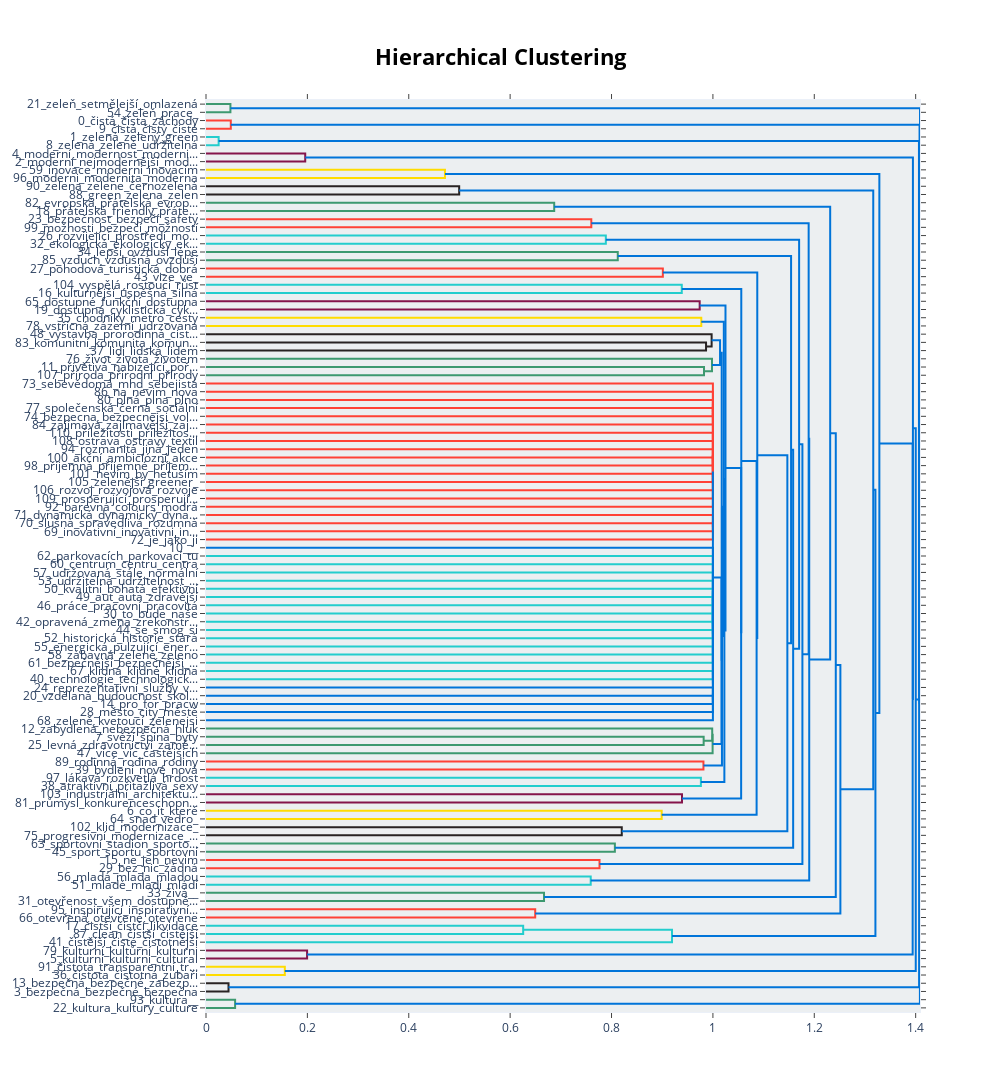

Source (notebook cell):
### Code cell
word_model.visualize_hierarchy()

### Figure 1 — Plotly figure (JSON) as saved in the notebook; plotly's stock layout.template omitted (floating-point values rounded to 4 significant figures)
{"data": [{"hoverinfo": "text", "marker": {"color": "rgb(61,153,112)"}, "mode": "lines", "type": "scatter", "x": [0, 0.04817, 0.04817, 0], "xaxis": "x", "y": [-5, -5, -15, -15], "yaxis": "y"}, {"hoverinfo": "text", "marker": {"color": "rgb(255,65,54)"}, "mode": "lines", "type": "scatter", "x": [0, 0.04892, 0.04892, 0], "xaxis": "x", "y": [-25, -25, -35, -35], "yaxis": "y"}, {"hoverinfo": "text", "marker": {"color": "rgb(35,205,205)"}, "mode": "lines", "type": "scatter", "x": [0, 0.02493, 0.02493, 0], "xaxis": "x", "y": [-45, -45, -55, -55], "yaxis": "y"}, {"hoverinfo": "text", "marker": {"color": "rgb(133,20,75)"}, "mode": "lines", "type": "scatter", "x": [0, 0.1957, 0.1957, 0], "xaxis": "x", "y": [-65, -65, -75, -75], "yaxis": "y"}, {"hoverinfo": "text", "marker": {"color": "rgb(255,220,0)"}, "mode": "lines", "type": "scatter", "x": [0, 0.4714, 0.4714, 0], "xaxis": "x", "y": [-85, -85, -95, -95], "yaxis": "y"}, {"hoverinfo": "text", "marker": {"color": "rgb(40,35,35)"}, "mode": "lines", "type": "scatter", "x": [0, 0.4995, 0.4995, 0], "xaxis": "x", "y": [-105, -105, -115, -115], "yaxis": "y"}, {"hoverinfo": "text", "marker": {"color": "rgb(61,153,112)"}, "mode": "lines", "type": "scatter", "x": [0, 0.6869, 0.6869, 0], "xaxis": "x", "y": [-125, -125, -135, -135], "yaxis": "y"}, {"hoverinfo": "text", "marker": {"color": "rgb(255,65,54)"}, "mode": "lines", "type": "scatter", "x": [0, 0.7601, 0.7601, 0], "xaxis": "x", "y": [-145, -145, -155, -155], "yaxis": "y"}, {"hoverinfo": "text", "marker": {"color": "rgb(35,205,205)"}, "mode": "lines", "type": "scatter", "x": [0, 0.7888, 0.7888, 0], "xaxis": "x", "y": [-165, -165, -175, -175], "yaxis": "y"}, {"hoverinfo": "text", "marker": {"color": "rgb(61,153,112)"}, "mode": "lines", "type": "scatter", "x": [0, 0.8123, 0.8123, 0], "xaxis": "x", "y": [-185, -185, -195, -195], "yaxis": "y"}, {"hoverinfo": "text", "marker": {"color": "rgb(255,65,54)"}, "mode": "lines", "type": "scatter", "x": [0, 0.9013, 0.9013, 0], "xaxis": "x", "y": [-205, -205, -215, -215], "yaxis": "y"}, {"hoverinfo": "text", "marker": {"color": "rgb(35,205,205)"}, "mode": "lines", "type": "scatter", "x": [0, 0.9386, 0.9386, 0], "xaxis": "x", "y": [-225, -225, -235, -235], "yaxis": "y"}, {"hoverinfo": "text", "marker": {"color": "rgb(133,20,75)"}, "mode": "lines", "type": "scatter", "x": [0, 0.9739, 0.9739, 0], "xaxis": "x", "y": [-245, -245, -255, -255], "yaxis": "y"}, {"hoverinfo": "text", "marker": {"color": "rgb(255,220,0)"}, "mode": "lines", "type": "scatter", "x": [0, 0.9771, 0.9771, 0], "xaxis": "x", "y": [-265, -265, -275, -275], "yaxis": "y"}, {"hoverinfo": "text", "marker": {"color": "rgb(40,35,35)"}, "mode": "lines", "type": "scatter", "x": [0, 0.9865, 0.9865, 0], "xaxis": "x", "y": [-295, -295, -305, -305], "yaxis": "y"}, {"hoverinfo": "text", "marker": {"color": "rgb(40,35,35)"}, "mode": "lines", "type": "scatter", "x": [0, 0.9975, 0.9975, 0.9865], "xaxis": "x", "y": [-285, -285, -300, -300], "yaxis": "y"}, {"hoverinfo": "text", "marker": {"color": "rgb(61,153,112)"}, "mode": "lines", "type": "scatter", "x": [0, 0.9825, 0.9825, 0], "xaxis": "x", "y": [-325, -325, -335, -335], "yaxis": "y"}, {"hoverinfo": "text", "marker": {"color": "rgb(61,153,112)"}, "mode": "lines", "type": "scatter", "x": [0, 0.9982, 0.9982, 0.9825], "xaxis": "x", "y": [-315, -315, -330, -330], "yaxis": "y"}, {"hoverinfo": "text", "marker": {"color": "rgb(0,116,217)"}, "mode": "lines", "type": "scatter", "x": [0.9975, 1.014, 1.014, 0.9982], "xaxis": "x", "y": [-292.5, -292.5, -322.5, -322.5], "yaxis": "y"}, {"hoverinfo": "text", "marker": {"color": "rgb(255,65,54)"}, "mode": "lines", "type": "scatter", "x": [0, 1.0, 1.0, 0], "xaxis": "x", "y": [-375, -375, -385, -385], "yaxis": "y"}, {"hoverinfo": "text", "marker": {"color": "rgb(255,65,54)"}, "mode": "lines", "type": "scatter", "x": [0, 1.0, 1.0, 1.0], "xaxis": "x", "y": [-365, -365, -380, -380], "yaxis": "y"}, {"hoverinfo": "text", "marker": {"color": "rgb(255,65,54)"}, "mode": "lines", "type": "scatter", "x": [1.0, 1.0, 1.0, 0], "xaxis": "x", "y": [-372.5, -372.5, -395, -395], "yaxis": "y"}, {"hoverinfo": "text", "marker": {"color": "rgb(255,65,54)"}, "mode": "lines", "type": "scatter", "x": [0, 1.0, 1.0, 1.0], "xaxis": "x", "y": [-355, -355, -383.8, -383.8], "yaxis": "y"}, {"hoverinfo": "text", "marker": {"color": "rgb(255,65,54)"}, "mode": "lines", "type": "scatter", "x": [0, 1.0, 1.0, 0], "xaxis": "x", "y": [-435, -435, -445, -445], "yaxis": "y"}, {"hoverinfo": "text", "marker": {"color": "rgb(255,65,54)"}, "mode": "lines", "type": "scatter", "x": [0, 1.0, 1.0, 1.0], "xaxis": "x", "y": [-425, -425, -440, -440], "yaxis": "y"}, {"hoverinfo": "text", "marker": {"color": "rgb(255,65,54)"}, "mode": "lines", "type": "scatter", "x": [0, 1.0, 1.0, 0], "xaxis": "x", "y": [-455, -455, -465, -465], "yaxis": "y"}, {"hoverinfo": "text", "marker": {"color": "rgb(255,65,54)"}, "mode": "lines", "type": "scatter", "x": [1.0, 1.0, 1.0, 0], "xaxis": "x", "y": [-460, -460, -475, -475], "yaxis": "y"}, {"hoverinfo": "text", "marker": {"color": "rgb(255,65,54)"}, "mode": "lines", "type": "scatter", "x": [1.0, 1.0, 1.0, 1.0], "xaxis": "x", "y": [-432.5, -432.5, -467.5, -467.5], "yaxis": "y"}, {"hoverinfo": "text", "marker": {"color": "rgb(255,65,54)"}, "mode": "lines", "type": "scatter", "x": [0, 1.0, 1.0, 1.0], "xaxis": "x", "y": [-415, -415, -450, -450], "yaxis": "y"}, {"hoverinfo": "text", "marker": {"color": "rgb(255,65,54)"}, "mode": "lines", "type": "scatter", "x": [1.0, 1.0, 1.0, 0], "xaxis": "x", "y": [-432.5, -432.5, -485, -485], "yaxis": "y"}, {"hoverinfo": "text", "marker": {"color": "rgb(255,65,54)"}, "mode": "lines", "type": "scatter", "x": [0, 1.0, 1.0, 1.0], "xaxis": "x", "y": [-405, -405, -458.8, -458.8], "yaxis": "y"}, {"hoverinfo": "text", "marker": {"color": "rgb(255,65,54)"}, "mode": "lines", "type": "scatter", "x": [1.0, 1.0, 1.0, 0], "xaxis": "x", "y": [-431.9, -431.9, -495, -495], "yaxis": "y"}, {"hoverinfo": "text", "marker": {"color": "rgb(255,65,54)"}, "mode": "lines", "type": "scatter", "x": [1.0, 1.0, 1.0, 1.0], "xaxis": "x", "y": [-369.4, -369.4, -463.4, -463.4], "yaxis": "y"}, {"hoverinfo": "text", "marker": {"color": "rgb(255,65,54)"}, "mode": "lines", "type": "scatter", "x": [0, 1.0, 1.0, 1.0], "xaxis": "x", "y": [-345, -345, -416.4, -416.4], "yaxis": "y"}, {"hoverinfo": "text", "marker": {"color": "rgb(255,65,54)"}, "mode": "lines", "type": "scatter", "x": [0, 1.0, 1.0, 0], "xaxis": "x", "y": [-515, -515, -525, -525], "yaxis": "y"}, {"hoverinfo": "text", "marker": {"color": "rgb(255,65,54)"}, "mode": "lines", "type": "scatter", "x": [0, 1.0, 1.0, 1.0], "xaxis": "x", "y": [-505, -505, -520, -520], "yaxis": "y"}, {"hoverinfo": "text", "marker": {"color": "rgb(255,65,54)"}, "mode": "lines", "type": "scatter", "x": [1.0, 1.0, 1.0, 0], "xaxis": "x", "y": [-512.5, -512.5, -535, -535], "yaxis": "y"}, {"hoverinfo": "text", "marker": {"color": "rgb(255,65,54)"}, "mode": "lines", "type": "scatter", "x": [1.0, 1.0, 1.0, 1.0], "xaxis": "x", "y": [-380.7, -380.7, -523.8, -523.8], "yaxis": "y"}, {"hoverinfo": "text", "marker": {"color": "rgb(35,205,205)"}, "mode": "lines", "type": "scatter", "x": [0, 1.0, 1.0, 0], "xaxis": "x", "y": [-605, -605, -615, -615], "yaxis": "y"}, {"hoverinfo": "text", "marker": {"color": "rgb(35,205,205)"}, "mode": "lines", "type": "scatter", "x": [0, 1.0, 1.0, 1.0], "xaxis": "x", "y": [-595, -595, -610, -610], "yaxis": "y"}, {"hoverinfo": "text", "marker": {"color": "rgb(35,205,205)"}, "mode": "lines", "type": "scatter", "x": [0, 1.0, 1.0, 0], "xaxis": "x", "y": [-625, -625, -635, -635], "yaxis": "y"}, {"hoverinfo": "text", "marker": {"color": "rgb(35,205,205)"}, "mode": "lines", "type": "scatter", "x": [1.0, 1.0, 1.0, 0], "xaxis": "x", "y": [-630, -630, -645, -645], "yaxis": "y"}, {"hoverinfo": "text", "marker": {"color": "rgb(35,205,205)"}, "mode": "lines", "type": "scatter", "x": [1.0, 1.0, 1.0, 1.0], "xaxis": "x", "y": [-602.5, -602.5, -637.5, -637.5], "yaxis": "y"}, {"hoverinfo": "text", "marker": {"color": "rgb(35,205,205)"}, "mode": "lines", "type": "scatter", "x": [1.0, 1.0, 1.0, 0], "xaxis": "x", "y": [-620, -620, -655, -655], "yaxis": "y"}, {"hoverinfo": "text", "marker": {"color": "rgb(35,205,205)"}, "mode": "lines", "type": "scatter", "x": [0, 1.0, 1.0, 1.0], "xaxis": "x", "y": [-585, -585, -637.5, -637.5], "yaxis": "y"}, {"hoverinfo": "text", "marker": {"color": "rgb(35,205,205)"}, "mode": "lines", "type": "scatter", "x": [1.0, 1.0, 1.0, 0], "xaxis": "x", "y": [-611.2, -611.2, -665, -665], "yaxis": "y"}, {"hoverinfo": "text", "marker": {"color": "rgb(35,205,205)"}, "mode": "lines", "type": "scatter", "x": [0, 1.0, 1.0, 1.0], "xaxis": "x", "y": [-575, -575, -638.1, -638.1], "yaxis": "y"}, {"hoverinfo": "text", "marker": {"color": "rgb(35,205,205)"}, "mode": "lines", "type": "scatter", "x": [1.0, 1.0, 1.0, 0], "xaxis": "x", "y": [-606.6, -606.6, -675, -675], "yaxis": "y"}, {"hoverinfo": "text", "marker": {"color": "rgb(35,205,205)"}, "mode": "lines", "type": "scatter", "x": [0, 1.0, 1.0, 1.0], "xaxis": "x", "y": [-565, -565, -640.8, -640.8], "yaxis": "y"}, {"hoverinfo": "text", "marker": {"color": "rgb(35,205,205)"}, "mode": "lines", "type": "scatter", "x": [1.0, 1.0, 1.0, 0], "xaxis": "x", "y": [-602.9, -602.9, -685, -685], "yaxis": "y"}, {"hoverinfo": "text", "marker": {"color": "rgb(35,205,205)"}, "mode": "lines", "type": "scatter", "x": [0, 1.0, 1.0, 1.0], "xaxis": "x", "y": [-555, -555, -643.9, -643.9], "yaxis": "y"}, {"hoverinfo": "text", "marker": {"color": "rgb(35,205,205)"}, "mode": "lines", "type": "scatter", "x": [0, 1.0, 1.0, 0], "xaxis": "x", "y": [-695, -695, -705, -705], "yaxis": "y"}, {"hoverinfo": "text", "marker": {"color": "rgb(35,205,205)"}, "mode": "lines", "type": "scatter", "x": [1.0, 1.0, 1.0, 1.0], "xaxis": "x", "y": [-599.5, -599.5, -700, -700], "yaxis": "y"}, {"hoverinfo": "text", "marker": {"color": "rgb(0,116,217)"}, "mode": "lines", "type": "scatter", "x": [0, 1, 1, 1.0], "xaxis": "x", "y": [-545, -545, -649.7, -649.7], "yaxis": "y"}, {"hoverinfo": "text", "marker": {"color": "rgb(0,116,217)"}, "mode": "lines", "type": "scatter", "x": [0, 1, 1, 0], "xaxis": "x", "y": [-725, -725, -735, -735], "yaxis": "y"}, {"hoverinfo": "text", "marker": {"color": "rgb(0,116,217)"}, "mode": "lines", "type": "scatter", "x": [0, 1, 1, 1], "xaxis": "x", "y": [-715, -715, -730, -730], "yaxis": "y"}, {"hoverinfo": "text", "marker": {"color": "rgb(0,116,217)"}, "mode": "lines", "type": "scatter", "x": [1, 1, 1, 0], "xaxis": "x", "y": [-722.5, -722.5, -745, -745], "yaxis": "y"}, {"hoverinfo": "text", "marker": {"color": "rgb(0,116,217)"}, "mode": "lines", "type": "scatter", "x": [1, 1, 1, 1], "xaxis": "x", "y": [-597.4, -597.4, -733.8, -733.8], "yaxis": "y"}, {"hoverinfo": "text", "marker": {"color": "rgb(0,116,217)"}, "mode": "lines", "type": "scatter", "x": [1, 1, 1, 0], "xaxis": "x", "y": [-665.6, -665.6, -755, -755], "yaxis": "y"}, {"hoverinfo": "text", "marker": {"color": "rgb(0,116,217)"}, "mode": "lines", "type": "scatter", "x": [1.0, 1, 1, 1], "xaxis": "x", "y": [-452.2, -452.2, -710.3, -710.3], "yaxis": "y"}, {"hoverinfo": "text", "marker": {"color": "rgb(61,153,112)"}, "mode": "lines", "type": "scatter", "x": [0, 0.9818, 0.9818, 0], "xaxis": "x", "y": [-775, -775, -785, -785], "yaxis": "y"}, {"hoverinfo": "text", "marker": {"color": "rgb(61,153,112)"}, "mode": "lines", "type": "scatter", "x": [0, 0.9986, 0.9986, 0.9818], "xaxis": "x", "y": [-765, -765, -780, -780], "yaxis": "y"}, {"hoverinfo": "text", "marker": {"color": "rgb(61,153,112)"}, "mode": "lines", "type": "scatter", "x": [0.9986, 0.9994, 0.9994, 0], "xaxis": "x", "y": [-772.5, -772.5, -795, -795], "yaxis": "y"}, {"hoverinfo": "text", "marker": {"color": "rgb(0,116,217)"}, "mode": "lines", "type": "scatter", "x": [1, 1.017, 1.017, 0.9994], "xaxis": "x", "y": [-581.3, -581.3, -783.8, -783.8], "yaxis": "y"}, {"hoverinfo": "text", "marker": {"color": "rgb(0,116,217)"}, "mode": "lines", "type": "scatter", "x": [1.014, 1.017, 1.017, 1.017], "xaxis": "x", "y": [-307.5, -307.5, -682.5, -682.5], "yaxis": "y"}, {"hoverinfo": "text", "marker": {"color": "rgb(255,65,54)"}, "mode": "lines", "type": "scatter", "x": [0, 0.9814, 0.9814, 0], "xaxis": "x", "y": [-805, -805, -815, -815], "yaxis": "y"}, {"hoverinfo": "text", "marker": {"color": "rgb(0,116,217)"}, "mode": "lines", "type": "scatter", "x": [1.017, 1.018, 1.018, 0.9814], "xaxis": "x", "y": [-495.0, -495.0, -810, -810], "yaxis": "y"}, {"hoverinfo": "text", "marker": {"color": "rgb(0,116,217)"}, "mode": "lines", "type": "scatter", "x": [0.9771, 1.022, 1.022, 1.018], "xaxis": "x", "y": [-270, -270, -652.5, -652.5], "yaxis": "y"}, {"hoverinfo": "text", "marker": {"color": "rgb(35,205,205)"}, "mode": "lines", "type": "scatter", "x": [0, 0.9763, 0.9763, 0], "xaxis": "x", "y": [-825, -825, -835, -835], "yaxis": "y"}, {"hoverinfo": "text", "marker": {"color": "rgb(0,116,217)"}, "mode": "lines", "type": "scatter", "x": [1.022, 1.023, 1.023, 0.9763], "xaxis": "x", "y": [-461.3, -461.3, -830, -830], "yaxis": "y"}, {"hoverinfo": "text", "marker": {"color": "rgb(0,116,217)"}, "mode": "lines", "type": "scatter", "x": [0.9739, 1.025, 1.025, 1.023], "xaxis": "x", "y": [-250, -250, -645.6, -645.6], "yaxis": "y"}, {"hoverinfo": "text", "marker": {"color": "rgb(133,20,75)"}, "mode": "lines", "type": "scatter", "x": [0, 0.939, 0.939, 0], "xaxis": "x", "y": [-845, -845, -855, -855], "yaxis": "y"}, {"hoverinfo": "text", "marker": {"color": "rgb(0,116,217)"}, "mode": "lines", "type": "scatter", "x": [1.025, 1.056, 1.056, 0.939], "xaxis": "x", "y": [-447.8, -447.8, -850, -850], "yaxis": "y"}, {"hoverinfo": "text", "marker": {"color": "rgb(0,116,217)"}, "mode": "lines", "type": "scatter", "x": [0.9386, 1.056, 1.056, 1.056], "xaxis": "x", "y": [-230, -230, -648.9, -648.9], "yaxis": "y"}, {"hoverinfo": "text", "marker": {"color": "rgb(255,220,0)"}, "mode": "lines", "type": "scatter", "x": [0, 0.899, 0.899, 0], "xaxis": "x", "y": [-865, -865, -875, -875], "yaxis": "y"}, {"hoverinfo": "text", "marker": {"color": "rgb(0,116,217)"}, "mode": "lines", "type": "scatter", "x": [1.056, 1.086, 1.086, 0.899], "xaxis": "x", "y": [-439.5, -439.5, -870, -870], "yaxis": "y"}, {"hoverinfo": "text", "marker": {"color": "rgb(0,116,217)"}, "mode": "lines", "type": "scatter", "x": [0.9013, 1.088, 1.088, 1.086], "xaxis": "x", "y": [-210, -210, -654.7, -654.7], "yaxis": "y"}, {"hoverinfo": "text", "marker": {"color": "rgb(40,35,35)"}, "mode": "lines", "type": "scatter", "x": [0, 0.8202, 0.8202, 0], "xaxis": "x", "y": [-885, -885, -895, -895], "yaxis": "y"}, {"hoverinfo": "text", "marker": {"color": "rgb(0,116,217)"}, "mode": "lines", "type": "scatter", "x": [1.088, 1.147, 1.147, 0.8202], "xaxis": "x", "y": [-432.4, -432.4, -890, -890], "yaxis": "y"}, {"hoverinfo": "text", "marker": {"color": "rgb(0,116,217)"}, "mode": "lines", "type": "scatter", "x": [0.8123, 1.154, 1.154, 1.147], "xaxis": "x", "y": [-190, -190, -661.2, -661.2], "yaxis": "y"}, {"hoverinfo": "text", "marker": {"color": "rgb(61,153,112)"}, "mode": "lines", "type": "scatter", "x": [0, 0.8066, 0.8066, 0], "xaxis": "x", "y": [-905, -905, -915, -915], "yaxis": "y"}, {"hoverinfo": "text", "marker": {"color": "rgb(0,116,217)"}, "mode": "lines", "type": "scatter", "x": [1.154, 1.158, 1.158, 0.8066], "xaxis": "x", "y": [-425.6, -425.6, -910, -910], "yaxis": "y"}, {"hoverinfo": "text", "marker": {"color": "rgb(0,116,217)"}, "mode": "lines", "type": "scatter", "x": [0.7888, 1.17, 1.17, 1.158], "xaxis": "x", "y": [-170, -170, -667.8, -667.8], "yaxis": "y"}, {"hoverinfo": "text", "marker": {"color": "rgb(255,65,54)"}, "mode": "lines", "type": "scatter", "x": [0, 0.7763, 0.7763, 0], "xaxis": "x", "y": [-925, -925, -935, -935], "yaxis": "y"}, {"hoverinfo": "text", "marker": {"color": "rgb(0,116,217)"}, "mode": "lines", "type": "scatter", "x": [1.17, 1.177, 1.177, 0.7763], "xaxis": "x", "y": [-418.9, -418.9, -930, -930], "yaxis": "y"}, {"hoverinfo": "text", "marker": {"color": "rgb(0,116,217)"}, "mode": "lines", "type": "scatter", "x": [0.7601, 1.189, 1.189, 1.177], "xaxis": "x", "y": [-150, -150, -674.4, -674.4], "yaxis": "y"}, {"hoverinfo": "text", "marker": {"color": "rgb(35,205,205)"}, "mode": "lines", "type": "scatter", "x": [0, 0.759, 0.759, 0], "xaxis": "x", "y": [-945, -945, -955, -955], "yaxis": "y"}, {"hoverinfo": "text", "marker": {"color": "rgb(0,116,217)"}, "mode": "lines", "type": "scatter", "x": [1.189, 1.19, 1.19, 0.759], "xaxis": "x", "y": [-412.2, -412.2, -950, -950], "yaxis": "y"}, {"hoverinfo": "text", "marker": {"color": "rgb(0,116,217)"}, "mode": "lines", "type": "scatter", "x": [0.6869, 1.231, 1.231, 1.19], "xaxis": "x", "y": [-130, -130, -681.1, -681.1], "yaxis": "y"}, {"hoverinfo": "text", "marker": {"color": "rgb(61,153,112)"}, "mode": "lines", "type": "scatter", "x": [0, 0.6668, 0.6668, 0], "xaxis": "x", "y": [-965, -965, -975, -975], "yaxis": "y"}, {"hoverinfo": "text", "marker": {"color": "rgb(0,116,217)"}, "mode": "lines", "type": "scatter", "x": [1.231, 1.242, 1.242, 0.6668], "xaxis": "x", "y": [-405.6, -405.6, -970, -970], "yaxis": "y"}, {"hoverinfo": "text", "marker": {"color": "rgb(255,65,54)"}, "mode": "lines", "type": "scatter", "x": [0, 0.6494, 0.6494, 0], "xaxis": "x", "y": [-985, -985, -995, -995], "yaxis": "y"}, {"hoverinfo": "text", "marker": {"color": "rgb(0,116,217)"}, "mode": "lines", "type": "scatter", "x": [1.242, 1.251, 1.251, 0.6494], "xaxis": "x", "y": [-687.8, -687.8, -990, -990], "yaxis": "y"}, {"hoverinfo": "text", "marker": {"color": "rgb(0,116,217)"}, "mode": "lines", "type": "scatter", "x": [0.4995, 1.316, 1.316, 1.251], "xaxis": "x", "y": [-110, -110, -838.9, -838.9], "yaxis": "y"}, {"hoverinfo": "text", "marker": {"color": "rgb(35,205,205)"}, "mode": "lines", "type": "scatter", "x": [0, 0.6257, 0.6257, 0], "xaxis": "x", "y": [-1005, -1005, -1015, -1015], "yaxis": "y"}, {"hoverinfo": "text", "marker": {"color": "rgb(35,205,205)"}, "mode": "lines", "type": "scatter", "x": [0.6257, 0.9193, 0.9193, 0], "xaxis": "x", "y": [-1010, -1010, -1025, -1025], "yaxis": "y"}, {"hoverinfo": "text", "marker": {"color": "rgb(0,116,217)"}, "mode": "lines", "type": "scatter", "x": [1.316, 1.321, 1.321, 0.9193], "xaxis": "x", "y": [-474.4, -474.4, -1018.0, -1018.0], "yaxis": "y"}, {"hoverinfo": "text", "marker": {"color": "rgb(0,116,217)"}, "mode": "lines", "type": "scatter", "x": [0.4714, 1.328, 1.328, 1.321], "xaxis": "x", "y": [-90, -90, -746.0, -746.0], "yaxis": "y"}, {"hoverinfo": "text", "marker": {"color": "rgb(133,20,75)"}, "mode": "lines", "type": "scatter", "x": [0, 0.1994, 0.1994, 0], "xaxis": "x", "y": [-1035, -1035, -1045, -1045], "yaxis": "y"}, {"hoverinfo": "text", "marker": {"color": "rgb(0,116,217)"}, "mode": "lines", "type": "scatter", "x": [1.328, 1.394, 1.394, 0.1994], "xaxis": "x", "y": [-418.0, -418.0, -1040, -1040], "yaxis": "y"}, {"hoverinfo": "text", "marker": {"color": "rgb(0,116,217)"}, "mode": "lines", "type": "scatter", "x": [0.1957, 1.395, 1.395, 1.394], "xaxis": "x", "y": [-70, -70, -729.0, -729.0], "yaxis": "y"}, {"hoverinfo": "text", "marker": {"color": "rgb(255,220,0)"}, "mode": "lines", "type": "scatter", "x": [0, 0.1555, 0.1555, 0], "xaxis": "x", "y": [-1055, -1055, -1065, -1065], "yaxis": "y"}, {"hoverinfo": "text", "marker": {"color": "rgb(0,116,217)"}, "mode": "lines", "type": "scatter", "x": [1.395, 1.4, 1.4, 0.1555], "xaxis": "x", "y": [-399.5, -399.5, -1060, -1060], "yaxis": "y"}, {"hoverinfo": "text", "marker": {"color": "rgb(0,116,217)"}, "mode": "lines", "type": "scatter", "x": [0.02493, 1.406, 1.406, 1.4], "xaxis": "x", "y": [-50, -50, -729.7, -729.7], "yaxis": "y"}, {"hoverinfo": "text", "marker": {"color": "rgb(40,35,35)"}, "mode": "lines", "type": "scatter", "x": [0, 0.04443, 0.04443, 0], "xaxis": "x", "y": [-1075, -1075, -1085, -1085], "yaxis": "y"}, {"hoverinfo": "text", "marker": {"color": "rgb(0,116,217)"}, "mode": "lines", "type": "scatter", "x": [1.406, 1.407, 1.407, 0.04443], "xaxis": "x", "y": [-389.9, -389.9, -1080, -1080], "yaxis": "y"}, {"hoverinfo": "text", "marker": {"color": "rgb(0,116,217)"}, "mode": "lines", "type": "scatter", "x": [0.04892, 1.408, 1.408, 1.407], "xaxis": "x", "y": [-30, -30, -734.9, -734.9], "yaxis": "y"}, {"hoverinfo": "text", "marker": {"color": "rgb(61,153,112)"}, "mode": "lines", "type": "scatter", "x": [0, 0.0574, 0.0574, 0], "xaxis": "x", "y": [-1095, -1095, -1105, -1105], "yaxis": "y"}, {"hoverinfo": "text", "marker": {"color": "rgb(0,116,217)"}, "mode": "lines", "type": "scatter", "x": [1.408, 1.408, 1.408, 0.0574], "xaxis": "x", "y": [-382.5, -382.5, -1100, -1100], "yaxis": "y"}, {"hoverinfo": "text", "marker": {"color": "rgb(0,116,217)"}, "mode": "lines", "type": "scatter", "x": [0.04817, 1.409, 1.409, 1.408], "xaxis": "x", "y": [-10, -10, -741.2, -741.2], "yaxis": "y"}], "layout": {"autosize": false, "height": 1865, "hoverlabel": {"bgcolor": "white", "font": {"family": "Rockwell", "size": 16}}, "hovermode": "closest", "plot_bgcolor": "#ECEFF1", "showlegend": false, "title": {"font": {"color": "Black", "size": 22}, "text": "<b>Hierarchical Clustering</b>", "x": 0.5, "xanchor": "center", "yanchor": "top"}, "width": 1000, "xaxis": {"autorange": true, "mirror": "allticks", "range": [0, 1.409], "rangemode": "tozero", "showgrid": false, "showline": true, "showticklabels": true, "ticks": "outside", "type": "linear", "zeroline": false}, "yaxis": {"mirror": "allticks", "range": [-1110, 0], "rangemode": "tozero", "showgrid": false, "showline": true, "showticklabels": true, "tickmode": "array", "ticks": "outside", "ticktext": ["21_zeleň_setmělejší_omlazená", "54_zeleň_prace_", "0_čistá_čista_záchody", "9_čistá_čistý_čisté", "1_zelená_zelený_green", "8_zelená_zelené_udržitelná", "4_moderní_modernost_moderni...", "2_moderní_nejmodernější_mod...", "59_inovace_moderni_inovacím", "96_moderni_modernita_moderna", "90_zelena_zelene_černozelená", "88_green_zelena_zelen", "82_evropská_přátelská_evrop...", "18_přátelská_friendly_přáte...", "23_bezpečnost_bezpečí_safety", "99_možnosti_bezpečí_možností", "26_rozvíjející_prostředí_mo...", "32_ekologická_ekologicky_ek...", "34_lepší_ovzduší_lépe", "85_vzduch_vzdušná_ovzduší", "27_pohodová_turistická_dobrá", "43_vize_ve_", "104_vyspělá_rostoucí_růst", "16_kulturnější_úspěšná_silná", "65_dostupné_funkční_dostupna", "19_dostupná_cyklistická_cyk...", "35_chodníky_metro_cesty", "78_vstřícná_zázemí_udrzovana", "48_výstavba_prorodinná_cist...", "83_komunitní_komunita_komun...", "37_lidi_lidská_lidem", "76_život_života_životem", "11_přívětivá_nabízející_poř...", "107_příroda_přírodní_přírody", "73_sebevědomá_mhd_sebejistá", "86_na_nevim_nova", "80_plná_plna_plno", "77_společenská_černá_sociální", "74_bezpecna_bezpecnejsi_vol...", "84_zajímavá_zajímavější_zaj...", "110_příležitosti_příležitos...", "108_ostrava_ostravy_textil", "94_rozmanitá_jiná_jeden", "100_akční_ambiciózní_akce", "98_příjemná_příjemné_příjem...", "101_nevím_by_netuším", "105_zelenější_greener_", "106_rozvoj_rozvojová_rozvoje", "109_prosperující_prosperují...", "92_barevná_colours_modrá", "71_dynamická_dynamický_dyna...", "70_slušná_spravedlivá_rozumná", "69_inovativní_inovativni_in...", "72_je_jako_ji", "10___", "62_parkovacích_parkovací_tu", "60_centrum_centru_centra", "57_udržovaná_stále_normální", "53_udržitelná_udržitelnost_...", "50_kvalitní_bohatá_efektivní", "49_aut_auta_zdravější", "46_práce_pracovní_pracovitá", "30_to_bude_naše", "42_opravená_změna_zrekonstr...", "44_se_smog_si", "52_historická_historie_stará", "55_energická_pulzující_ener...", "58_zábavná_zelené_zeleno", "61_bezpečnější_bezpečnějši_...", "67_klidná_klidné_klidna", "40_technologie_technologick...", "24_reprezentativní_služby_v...", "20_vzdělaná_budoucnost_škol...", "14_pro_for_pracw", "28_město_city_městě", "68_zeleně_kvetoucí_zelenejsi", "12_zabydlená_nebezpečná_hluk", "7_svěží_špína_byty", "25_levná_zdravotnictví_zamě...", "47_více_víc_častějších", "89_rodinná_rodina_rodiny", "39_bydlení_nové_nová", "97_lákavá_rozkvetlá_hrdost", "38_atraktivní_přitažlivá_sexy", "103_industriální_architektu...", "81_průmysl_konkurenceschopn...", "6_co_it_které", "64_snad_vedro_", "102_klid_modernizace_", "75_progresivní_modernizace_...", "63_sportovní_stadion_sporto...", "45_sport_sportu_sportovní", "15_ne_jen_nevim", "29_bez_nic_žádná", "56_mladá_mlada_mladou", "51_mladé_mladí_mládí", "33_živá__", "31_otevřenost_všem_dostupně...", "95_inspirující_inspirativní...", "66_otevřená_otevřené_otevřene", "17_čistší_čistčí_likvidace", "87_clean_čistší_čistější", "41_čistější_čisté_čistotnější", "79_kulturní_kultůrní_kulturni", "5_kulturní_kulturni_cultural", "91_čistota_transparentní_tr...", "36_čistota_čistotná_zubaři", "13_bezpečná_bezpečné_zabezp...", "3_bezpečná_bezpečné_bezpečna", "93_kultura__", "22_kultura_kultury_culture"], "tickvals": [-5, -15, -25, -35, -45, -55, -65, -75, -85, -95, -105, -115, -125, -135, -145, -155, -165, -175, -185, -195, -205, -215, -225, -235, -245, -255, -265, -275, -285, -295, -305, -315, -325, -335, -345, -355, -365, -375, -385, -395, -405, -415, -425, -435, -445, -455, -465, -475, -485, -495, -505, -515, -525, -535, -545, -555, -565, -575, -585, -595, -605, -615, -625, -635, -645, -655, -665, -675, -685, -695, -705, -715, -725, -735, -745, -755, -765, -775, -785, -795, -805, -815, -825, -835, -845, -855, -865, -875, -885, -895, -905, -915, -925, -935, -945, -955, -965, -975, -985, -995, -1005, -1015, -1025, -1035, -1045, -1055, -1065, -1075, -1085, -1095, -1105], "type": "linear", "zeroline": false}}}
